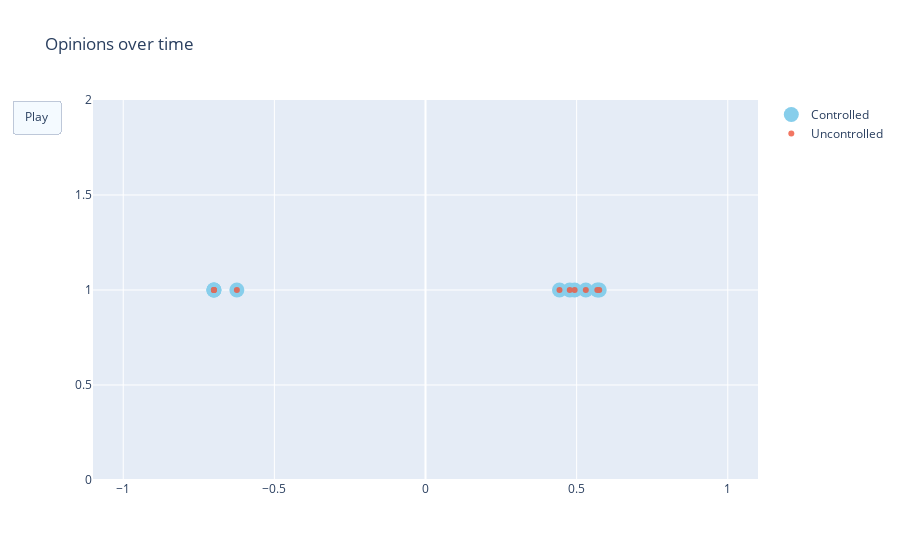

Notebook source saved alongside this figure:
### Code cell
fig = go.Figure(
    data=[go.Scatter(x=c_xs[:, 0].flatten(), y=np.ones(eq.var_dim-1),
                         mode='markers',
                         name="Controlled", marker=dict(color='SkyBlue', size=15)),
         go.Scatter(x=uc_xs[:, 0].flatten(), y=np.ones(eq.var_dim-1),
                         mode='markers',
                         name="Uncontrolled", opacity=0.8)],
    layout=go.Layout(
        xaxis=dict(range=[-1.1, 1.1], autorange=False),
        yaxis=dict(range=[0, 2], autorange=False),
        title="Opinions over time",
        updatemenus=[dict(
            type="buttons",
            buttons=[dict(label="Play",
                          method="animate",
                          args=[None, {"frame": {"duration": 25, 
                                                                        "redraw": False},
                                                              "fromcurrent": True, 
                                                              "transition": {"duration": 0.1}}])])]
    ),
    frames=[go.Frame(data=[go.Scatter(x=c_xs[:, i].flatten(), y=np.ones(eq.var_dim-1),
                         mode='markers',
                         name="Controlled", marker=dict(color='SkyBlue', size=15)),
                          go.Scatter(x=uc_xs[:, i].flatten(), y=np.ones(eq.var_dim-1),
                         mode='markers',
                         name="Uncontrolled", opacity=0.8)]) for i in range(c_xs.shape[1])]
)
fig.update_layout(transition = {'duration': 0.1})
fig.show()

### Figure 1 — Plotly figure (JSON) as saved in the notebook; plotly's stock layout.template omitted (floating-point values rounded to 4 significant figures)
{"data": [{"marker": {"color": "SkyBlue", "size": 15}, "mode": "markers", "name": "Controlled", "type": "scatter", "x": [-0.7, -0.7, -0.6241, -0.7, 0.4773, 0.5747, 0.4432, 0.5304, 0.5685, 0.4934], "y": [1, 1, 1, 1, 1, 1, 1, 1, 1, 1]}, {"mode": "markers", "name": "Uncontrolled", "opacity": 0.8, "type": "scatter", "x": [-0.7, -0.7, -0.6241, -0.7, 0.4773, 0.5747, 0.4432, 0.5304, 0.5685, 0.4934], "y": [1, 1, 1, 1, 1, 1, 1, 1, 1, 1]}], "layout": {"title": {"text": "Opinions over time"}, "transition": {"duration": 0.1}, "updatemenus": [{"buttons": [{"args": [null, {"frame": {"duration": 25, "redraw": false}, "fromcurrent": true, "transition": {"duration": 0.1}}], "label": "Play", "method": "animate"}], "type": "buttons"}], "xaxis": {"autorange": false, "range": [-1.1, 1.1]}, "yaxis": {"autorange": false, "range": [0, 2]}}}
